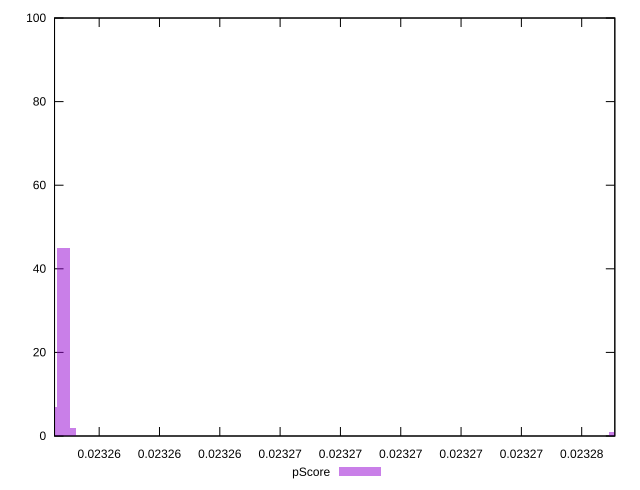

Reproduce this figure in gnuplot.
reset

$pScore <<EOF
0.023277024004059576 1
0.023258718635802752 45
0.023258924314097772 45
0.023259129992392793 2
0.02325851295750773 7
EOF

set key outside below
set boxwidth 2.0567829502049604e-7
set xrange [0.023258519941252:0.023277098408539698]
set yrange [0:100]
set trange [0:100]
set style fill transparent solid 0.5 noborder
set terminal svg size 640, 490 enhanced background rgb 'white'
set output "report_00015_2021-02-09T16-11-33.973Z/uses-long-cache-ttl/samples/pages+cached/pScore/histogram.svg"

plot $pScore title "pScore" with boxes

reset
